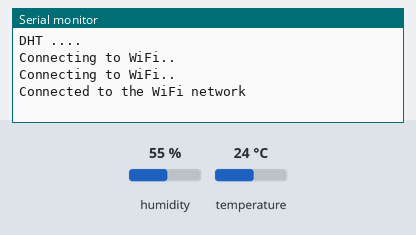
A sketch run on a simulated ESP32. Shown: the last lines printed to the serial monitor. The test bench sets the inputs (shaded band); at power-on: humidity 55 %, temperature 24 °C. WiFi joins after 1.5 s; servers stay silent unless stated; uploads are accepted with an empty reply.

Above: at 3.2 s.
3.3 s: humidity set to 22 %
At 4.4 s:
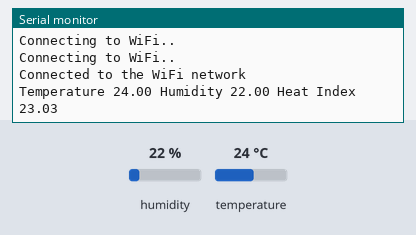
7.7 s: temperature set to 12 °C
At 9.4 s:
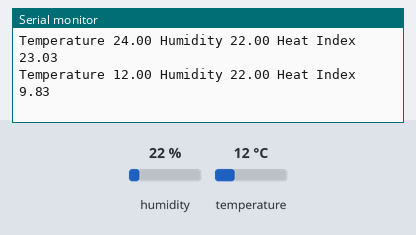
11.0 s: humidity set to 40 %
At 13.3 s:
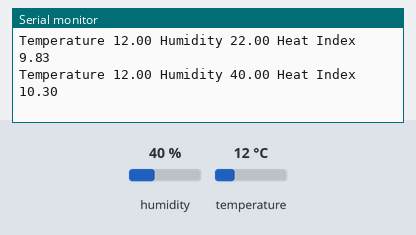
Timing chart, 0 to 14.8 s (numbered marks = the images above; inputs shaded):
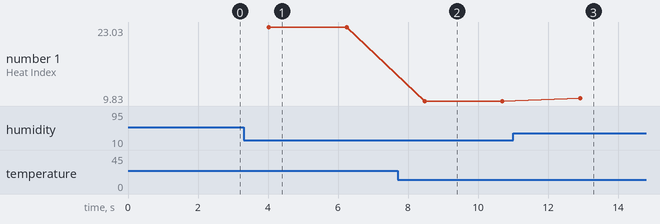

Measured:
- after the input at 3.3 s, the serial monitor: prints a new line after 0.73 s (image 1)
- after the input at 7.7 s, the serial monitor: prints a new line after 0.77 s (image 2)
- after the input at 11.0 s, the serial monitor: prints a new line after 1.9 s (image 3)
- plotted number 1: 23.03 → 9.83 after the input at 7.7 s, 9.83 → 10.3 after the input at 11.0 s

The sketch:

humidit_temperature_measure.ino
```cpp
#include "DHT.h"
#include <WiFi.h>
#include <HTTPClient.h>
#define DHTPIN 13     // what digital pin we're connected to
#define DHTTYPE DHT11   // DHT 11

// Wifi credentials
const char* ssid = "Makao";
const char* password =  "!";

HTTPClient http;

DHT dht(DHTPIN, DHTTYPE);

void setup() {
  Serial.begin(9600);
  Serial.println("DHT ....");
  dht.begin();
//  initialize wifi
  WiFi.begin(ssid, password);
  while (WiFi.status() != WL_CONNECTED) { //Check for the connection
    delay(1000);
    Serial.println("Connecting to WiFi..");
  }
  Serial.println("Connected to the WiFi network");
}

// send the details to the server
void send_to_server(float temperature, float humidity,float heat_index){
  // print to serial monitor console
  Serial.println("Temperature "+String(temperature)+ " Humidity "+String(humidity)+ " Heat Index "+String(heat_index));
  http.begin("http://cbe3c0f4.ngrok.io/arduino/backend/arduino/insert_temp_hum/"+String(temperature)+"/"+String(humidity)+"/"+String(heat_index));
  http.addHeader("Content-Type", "text/plain");             //Specify content-type header
  http.POST("POSTING from ESP32");
}

void loop() {
  // Wait a few seconds between measurements.
  delay(2000);

  // Reading temperature or humidity takes about 250 milliseconds!
  // Sensor readings may also be up to 2 seconds 'old' (its a very slow sensor)
  float humidity = dht.readHumidity();

  // Read temperature as Celsius (the default)
  float temperature = dht.readTemperature();

  // Check if any reads failed and exit early (to try again).
  if (isnan(humidity) || isnan(temperature)) {
    Serial.println("Failed to read from DHT sensor!");
    return;
  }

  // Compute heat index in Fahrenheit (the default)
  // Compute heat index in Celsius (isFahreheit = false)
  float heat_index = dht.computeHeatIndex(temperature, humidity, false);

  // call method to send details to server
  send_to_server(temperature,humidity,heat_index);
}
```
